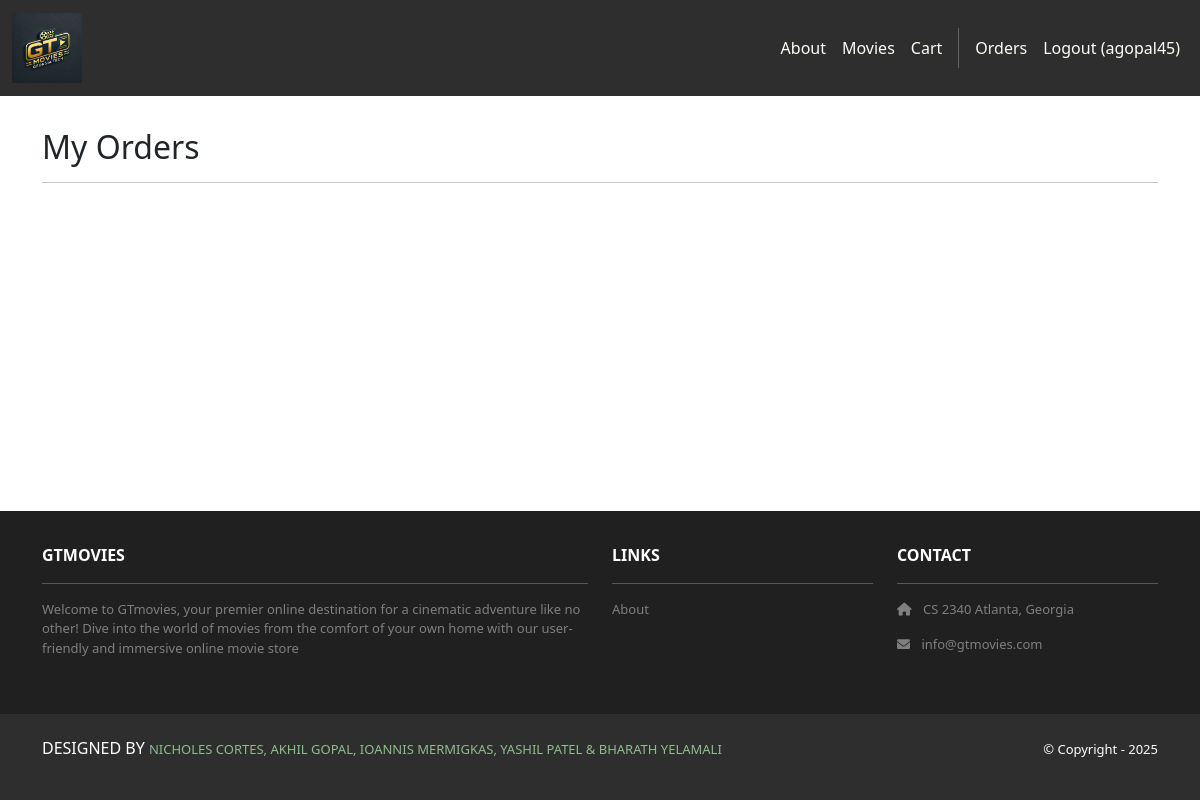
The page /accounts/orders/ (signed in) on the database as committed earlier.
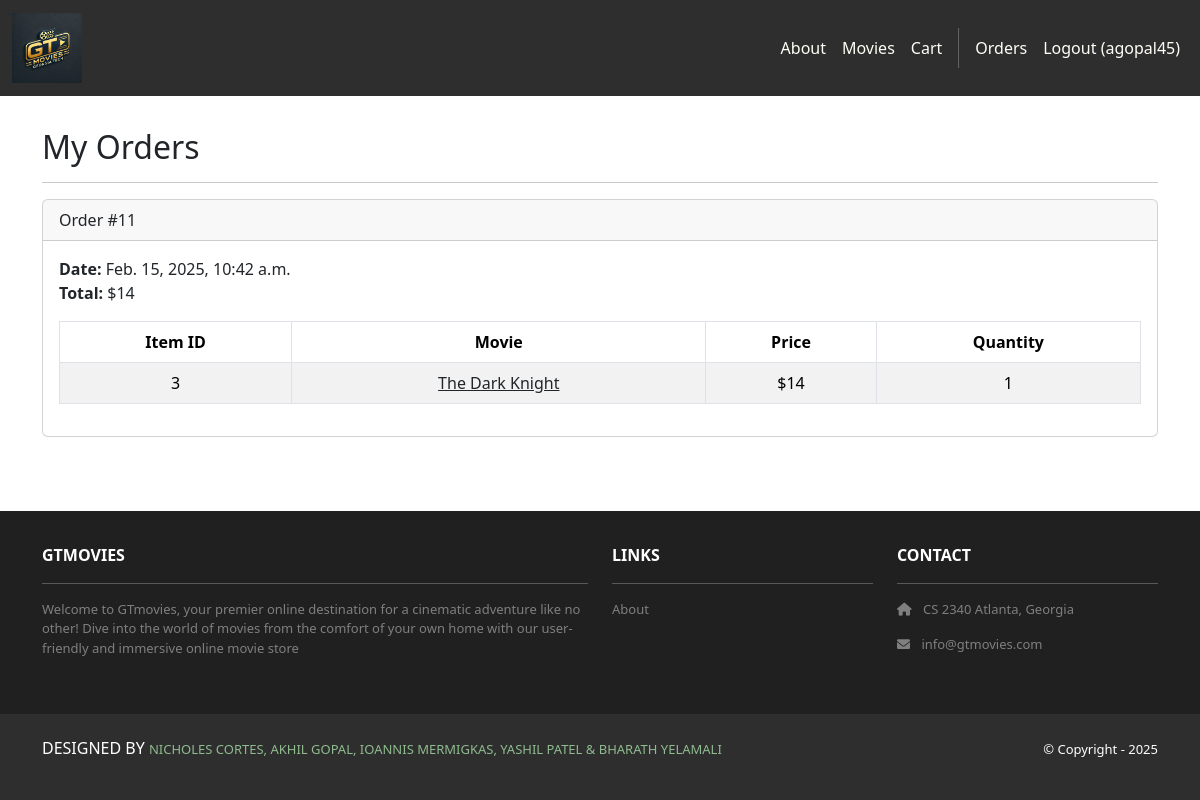
The same page on the database as committed later.
### cart/models.py (models this page shows, shortened)
class Order(models.Model):
    id = models.AutoField(primary_key=True)
    total = models.IntegerField()
    date = models.DateTimeField(auto_now_add=True)
    user = models.ForeignKey(User, on_delete=models.CASCADE)

class Item(models.Model):
    id = models.AutoField(primary_key=True)
    price = models.IntegerField()
    quantity = models.IntegerField()
    order = models.ForeignKey(Order, on_delete=models.CASCADE)
    movie = models.ForeignKey(Movie, on_delete=models.CASCADE)

### movies/models.py (models this page shows, shortened)
class Movie(models.Model):
    id = models.AutoField(primary_key=True)
    name = models.CharField(max_length=255)
    price = models.IntegerField()
    description = models.TextField()
    image = models.ImageField(upload_to='movie_images/')

### accounts/views.py (the view)
# urls.py: path('orders/', views.orders, name='accounts.orders'),
@login_required
def orders(request):
    template_data = {}
    template_data['title'] = 'Orders'
    template_data['orders'] = request.user.order_set.all()
    return render(request, 'accounts/orders.html',
        {'template_data': template_data})

### accounts/templates/accounts/orders.html
{% extends 'base.html' %}
{% block content %}
<div class="p-3">
  <div class="container">
    <div class="row mt-3">
      <div class="col mx-auto mb-3">
        <h2>My Orders</h2>
        <hr />
        {% for order in template_data.orders %}
        <div class="card mb-4">
          <div class="card-header">
            Order #{{ order.id }}
          </div>
          <div class="card-body">
            <b>Date:</b> {{ order.date }}<br />
            <b>Total:</b> ${{ order.total }}<br />
            <table class="table table-bordered
              table-striped text-center mt-3">
              <thead>
                <tr>
                  <th scope="col">Item ID</th>
                  <th scope="col">Movie</th>
                  <th scope="col">Price</th>
                  <th scope="col">Quantity</th>
                </tr>
              </thead>
              <tbody>
                {% for item in order.item_set.all %}
                <tr>
                  <td>{{ item.movie.id }}</td>
                  <td>
                    <a class="link-dark"
                      href="{% url 'movies.show'
                      id=item.movie.id %}">
                      {{ item.movie.name }}
                    </a>
                  </td>
                  <td>${{ item.movie.price }}</td>
                  <td>{{ item.quantity }}</td>
                </tr>
                {% endfor %}
              </tbody>
            </table>
          </div>
        </div>
        {% endfor %}
      </div>
    </div>
  </div>
</div>
{% endblock content %}

Rows that differ between the two databases and show on the page:
added Order: id "11", date "Feb. 15, 2025, 10:42 a.m.", total "14"
added Item: movie.id "3", movie.name "The Dark Knight", movie.price "14", quantity "1"
